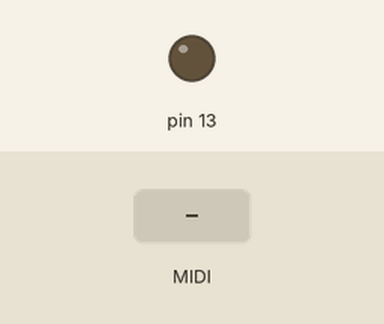
Bench run of a sketch on a simulated Arduino Leonardo, built with avr-gcc and run on an emulated ATmega32U4. On the bench: output pins drawn as LEDs (lit = HIGH). The test bench sets the inputs (shaded band). MIDI output is not drawn.

Above: at 1.2 s.
1.3 s: MIDI note 36 received
At 1.45 s:
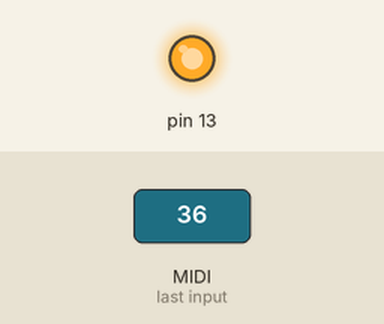
Timing chart, 0 to 4.3 s (numbered marks = the images above; inputs shaded):
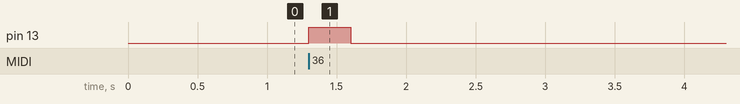

Measured:
- after the input at 1.3 s, pin 13: LOW → HIGH at once, → LOW 0.30 s later

The sketch:

din2usb.ino
```cpp
/*
 * Sends notes and CC from DIN to USB
 */

#include <MIDI.h>
#include <MIDIUSB.h>

/*
#include <midi_UsbTransport.h>

static const unsigned sUsbTransportBufferSize = 16;
typedef midi::UsbTransport<sUsbTransportBufferSize> UsbTransport;

UsbTransport sUsbTransport;

MIDI_CREATE_INSTANCE(UsbTransport, sUsbTransport, MIDIUSB);
*/

MIDI_CREATE_DEFAULT_INSTANCE();

//
// send midi through usb using MIDIUSB library
//
void noteOn(byte channel, byte pitch, byte velocity) {
  midiEventPacket_t noteOn = {0x09, 0x90 | channel, pitch, velocity};
  MidiUSB.sendMIDI(noteOn);
}

void noteOff(byte channel, byte pitch, byte velocity) {
  midiEventPacket_t noteOff = {0x08, 0x80 | channel, pitch, velocity};
  MidiUSB.sendMIDI(noteOff);
}

void controlChange(byte channel, byte control, byte value) {
  midiEventPacket_t event = {0x0B, 0xB0 | channel, control, value};
  MidiUSB.sendMIDI(event);
}


// callback for din midi
void handleNoteOn(byte inChannel, byte inNumber, byte inVelocity)
{
  noteOn(inChannel, inNumber, inVelocity);
  digitalWrite(13, HIGH);
  MidiUSB.flush();
}
void handleNoteOff(byte inChannel, byte inNumber, byte inVelocity)
{
  noteOff(inChannel, inNumber, inVelocity);
  digitalWrite(13, LOW);
  MidiUSB.flush();
}

void setup() {
    MIDI.begin();
    MIDI.setHandleNoteOn(handleNoteOn);
    MIDI.setHandleNoteOff(handleNoteOff);

//    MIDIUSB.begin();

    pinMode(13, OUTPUT);

}

void loop() {
    MIDI.read();
}
```
